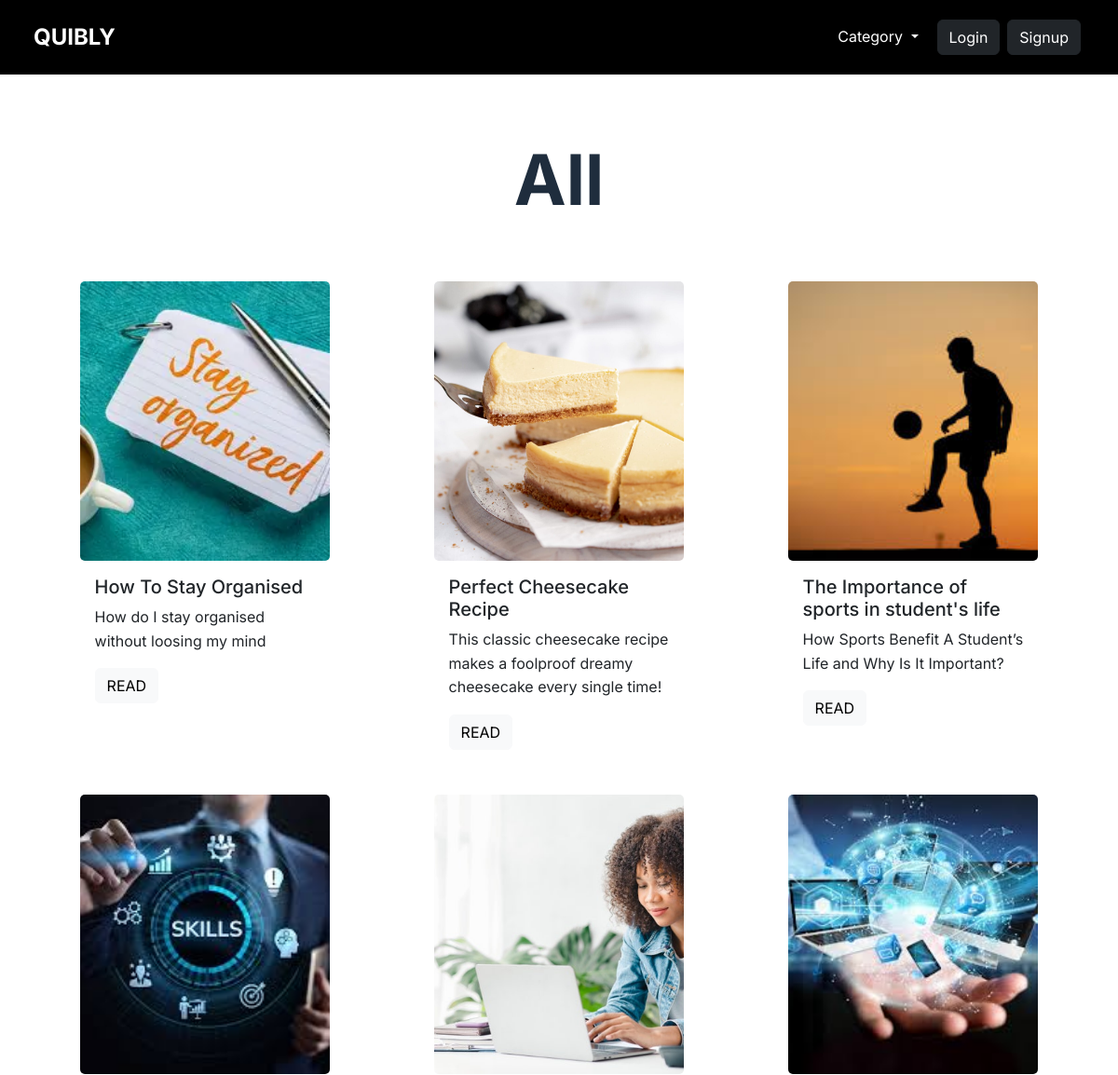
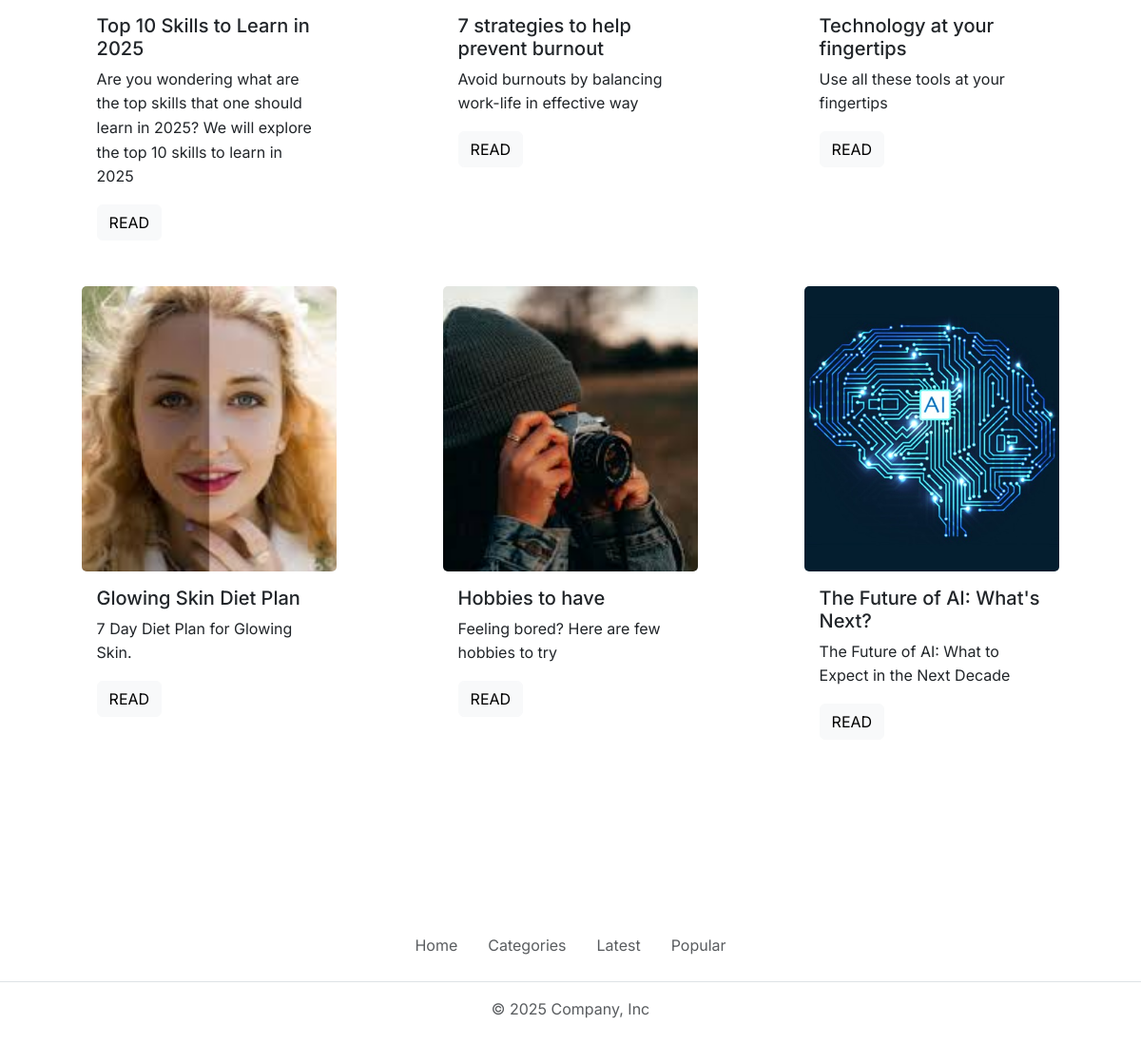
The page /category on the database its author committed (2 pictures, top to bottom).
### index.py (models this page shows)
class Blog(db.Model):
    id = db.Column(db.Integer, primary_key = True)
    title = db.Column(db.String(100), nullable = False)
    description = db.Column(db.String(200))
    content = db.Column(db.Text, nullable = False)
    views = db.Column(db.Integer, default = 0)
    cover_image = db.Column(db.String(120))
    author = db.Column(db.String(50), nullable = False)
    date_posted = db.Column(db.DateTime, default=lambda: datetime.now(timezone.utc))
    user_id = db.Column(db.Integer, db.ForeignKey('user.id'))
    category = db.Column(db.String(50), nullable = False, default = 'Others')
    read_time = db.Column(db.Integer)
    def __repr__(self):
        return f"{self.id} - {self.title}"          #How object is presented when printed

### index.py (the view)
@app.route("/category")
def category():
    category = request.args.get('category')
    if category:                                                             #If category is selected - then the blogs of that catogory are shown
        category_blogs = Blog.query.filter_by(category=category).order_by(Blog.date_posted.desc()).all()
    else:
        category_blogs = Blog.query.order_by(Blog.date_posted.desc()).all()
    print("Matching blogs:", category_blogs)
    return render_template("category.html", selected_category = category, blogs=category_blogs)

### templates/category.html (shortened to what this page needs)
{% extends 'base.html' %}
{% block body %}
<div class="text-wrapper">
    <div class="container my-4">
        <h1 class="text-center fw-bold my-5" style="font-size: 75px;">{{ selected_category if selected_category else 'All' }}</h1>
        {% if blogs %}
        <div id="blogs-area" class="row row-cols-1 row-cols-md-3 row-cols-lg-3">
            {% for blog in blogs %}
            <div class="col d-flex justify-content-center">
                <div class="card border-0 hover-shadow py-3 px-2" style="width: 18rem;">
                    <img src="{{ url_for('static', filename='uploads/' ~ blog.cover_image) }}"
                        class="card-img-top card-img" alt="...">
                    <div class="card-body">
                        <h5 class="card-title">{{blog.title}}</h5>
                        <p class="card-text">{{blog.description}}</p>
                        <a href="{{url_for('read', id=blog.id)}}" class="btn btn-light">READ</a>
                    </div>
                </div>
            </div>
            {% endfor %}
        </div>
    </div>
    {% else %}
    <div class="text-center text-muted mt-5">
        <h5>No blogs found in this category.</h5>
    </div>
    {% endif %}
</div>
{% endblock body %}

### static/style.css (style rules this page uses)
body { background-color:#ffff !important; }
.card { height: 100% !important; display: flex; flex-direction: column; justify-content: space-between; background-color: transparent !important; width: 80% !important; overflow: hidden; }
body { font-family: 'Inter', sans-serif !important; font-size: 16px; line-height: 1.6; color: #1f2d3d; background-color: #f8f9fa; }
.card-img { height: 300px !important; image-rendering: auto; transition: transform 0.3s ease; object-fit: cover !important; }
.text-wrapper { padding-top: 100px !important; }
h1 { font-size: 75px; }

### rows shown on the page
Blog: cover_image (picture), title "How To Stay Organised", description "How do I stay organised without loosing my mind"
Blog: cover_image (picture), title "Perfect Cheesecake Recipe", description "This classic cheesecake recipe makes a foolproof dreamy cheesecake every single time!"
Blog: cover_image (picture), title "The Importance of sports in student's life", description "How Sports Benefit A Student’s Life and Why Is It Important?"
Blog: cover_image (picture), title "Top 10 Skills to Learn in 2025", description "Are you wondering what are the top skills that one should learn in 2025? We will explore the top 10 skills to learn in 2025"
Blog: cover_image (picture), title "7 strategies to help prevent burnout", description "Avoid burnouts by balancing work-life in effective way"
Blog: cover_image (picture), title "Technology at your fingertips", description "Use all these tools at your fingertips"
Blog: cover_image (picture), title "Glowing Skin Diet Plan", description "7 Day Diet Plan for Glowing Skin."
Blog: cover_image (picture), title "Hobbies to have", description "Feeling bored? Here are few hobbies to try"
Blog: cover_image (picture), title "The Future of AI: What's Next?", description "The Future of AI: What to Expect in the Next Decade"

### other values the page prints
{{ selected_category if selected_category else 'All' }} "All"
